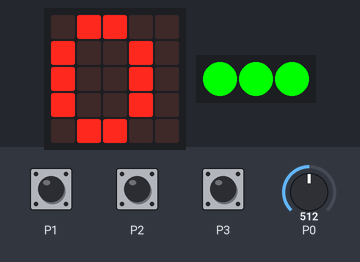
A program run on a simulated Calliope mini (MakeCode). Shown: the board's 5×5 LED display, 3 RGB LEDs in strip order, left to right. Inputs (shaded band) come from the test bench; at power-on: P0 = 512 (analog values on the 0–1023 scale). Dim RGB values are drawn brighter than linear; the 48×5 strip is a reading aid, not a part: it shows the text the display is scrolling, unrolled, one strip-width of it at a time.

Above: at 0.55 s.
1.3 s: P0 set to 0
At 2.75 s:
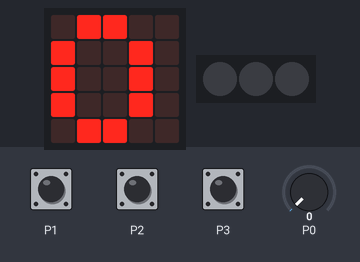
2.9 s: touch pin P1 pressed for 0.15 s
At 3.54 s:
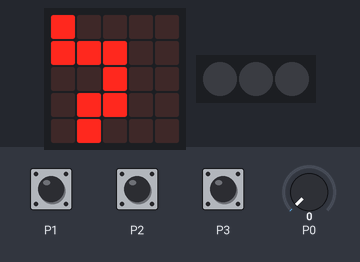
5.2 s: touch pin P2 pressed for 0.15 s
At 5.46 s:
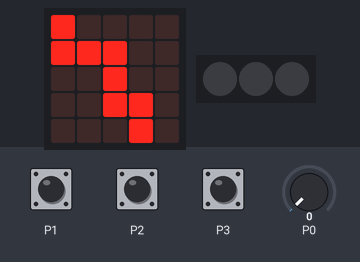
7.1 s: P0 set to 1023
At 7.75 s:
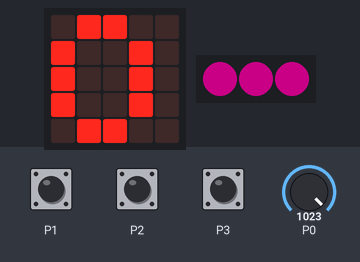
9.4 s: touch pin P3 pressed for 0.15 s
10.1 s: P0 set to 122
At 10.65 s:
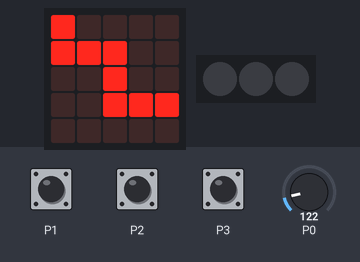
Timing chart, 0 to 13.0 s (numbered marks = the images above; inputs shaded):
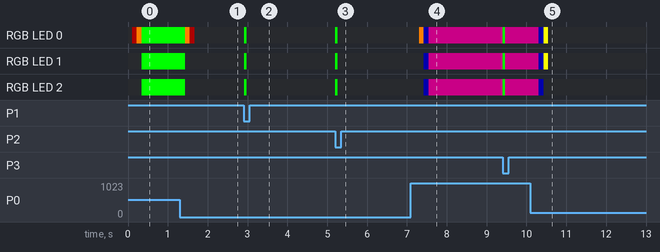

The program:

main.ts
```typescript
input.onPinTouchEvent(TouchPin.P1, input.buttonEventDown(), function () {
    basic.setLedColor(0x00ff00)
    basic.showLeds(`
        # . . . .
        # # # . .
        . . # . .
        . # # . .
        . # . . .
        `)
})
input.onPinTouchEvent(TouchPin.P2, input.buttonEventDown(), function () {
    basic.setLedColor(0x00ff00)
    basic.showLeds(`
        # . . . .
        # # # . .
        . . # . .
        . . # # .
        . . . # .
        `)
})
input.onPinTouchEvent(TouchPin.P3, input.buttonEventDown(), function () {
    basic.setLedColor(0x00ff00)
    basic.showLeds(`
        # . . . .
        # # # . .
        . . # . .
        . . # # #
        . . . . .
        `)
})
let Info = false
let adc = 0
let m1 = 0
let m2 = 0
let m3 = 0
let Leerlauf = false
let Spannung = 0
let Analogwert = 0
basic.forever(function () {
    if (Spannung < 0.1) {
        Leerlauf = false
        basic.showNumber(0)
    } else if (Spannung < 2) {
        Leerlauf = false
        basic.showNumber(Spannung, 60)
    } else if (Spannung < 2.25) {
        Leerlauf = true
        basic.showLeds(`
            . . # . .
            . # # # .
            . # . # .
            . # . # .
            . # # # .
            `)
        basic.showLeds(`
            . . # . .
            . # # # .
            . # . # .
            . # # # .
            . # # # .
            `)
        basic.showLeds(`
            . . # . .
            . # # # .
            . # # # .
            . # # # .
            . # # # .
            `)
    } else {
        Leerlauf = false
        basic.showNumber(Math.round(Spannung * 10) / 10, 100)
    }
})
basic.forever(function () {
    m3 = m2
    m2 = m1
    m1 = pins.analogReadPin(AnalogPin.P0)
    adc = (m1 + m2 + m3) / 3
    Spannung = 3.3 / 1023 * adc
    basic.pause(100)
    if (Spannung < 0.5) {
        basic.setLedColors(0x000000, 0x000000, 0x000000)
    } else if (Spannung < 1) {
        basic.setLedColors(0x330000, 0x000000, 0x000000)
    } else if (Spannung < 1.1) {
        basic.setLedColors(0xff0000, 0x000000, 0x000000)
    } else if (Spannung < 1.2) {
        basic.setLedColors(0xff8000, 0x000000, 0x000000)
    } else if (Spannung < 1.3) {
        basic.setLedColors(0xffff00, 0x000000, 0x000000)
    } else if (Spannung < 1.4) {
        basic.setLedColors(0xffff00, 0xffff00, 0x000000)
    } else if (Spannung < 1.5) {
        basic.setLedColors(0x00ff00, 0x00ff00, 0x000000)
    } else if (Spannung < 1.7) {
        basic.setLedColors(0x00ff00, 0x00ff00, 0x00ff00)
    } else if (Spannung < 3.2) {
        basic.setLedColors(0x000033, 0x000033, 0x000033)
    } else {
        basic.setLedColors(0x660044, 0x660044, 0x660044)
    }
})
basic.forever(function () {
    if (Leerlauf) {
        for (let index = 0; index <= 99; index++) {
            basic.pause(100)
            if (!(Leerlauf)) {
                Info = false
                break;
            }
            if (index == 99) {
                Info = true
            }
        }
        if (Info) {
            basic.showString(" Verbinde P0 mit Batterie ", 60)
            basic.showLeds(`
                . . # . .
                . . # . .
                # # # # #
                . . # . .
                . . # . .
                `)
            Info = false
        }
    }
})
```

test.ts
```typescript
// Hier kann man Tests durchführen; diese Datei wird nicht kompiliert, wenn dieses Paket als Erweiterung verwendet wird.
```

Measured:
- after the input at 1.3 s, the display: first differs from a run without the input after 0.13 s (image 1 shows a later state)
- after the input at 2.9 s, RGB LED 0–2: off → RGB(0, 255, 0) at once, → off 0.06 s later
- after the input at 5.2 s, RGB LED 0–2: off → RGB(0, 255, 0) at once, → off 0.06 s later
- after the input at 7.1 s, RGB LED 0: off → RGB(255, 128, 0) after 0.21 s, → RGB(0, 0, 51) 0.12 s later, → RGB(102, 0, 68) 0.12 s later; RGB LED 1, RGB LED 2: off → RGB(0, 0, 51) after 0.33 s, → RGB(102, 0, 68) 0.12 s later
- what the display in image 0 shows lasts 0.5 s, from 0.3 s to 0.8 s
